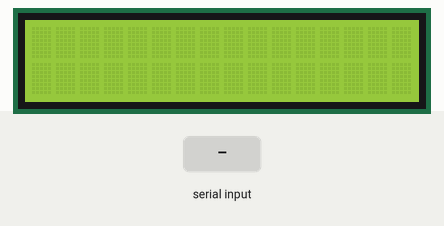
This sketch was run on a simulated Arduino Uno, built with avr-gcc and run on an emulated ATmega328P. Shown: 16×2 character LCD. The inputs (shaded band) are chosen by the test bench. Random numbers use the default seed unless the sketch sets one; what the sketch prints to the serial monitor is not drawn.

Above: at 1.2 s.
1.3 s: "1\n" received over Serial
At 2.5 s:
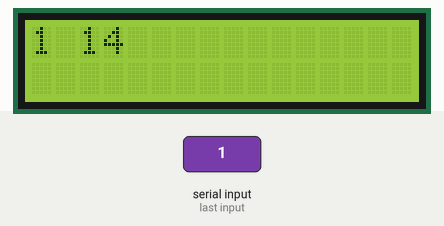
2.8 s: "0\n" received over Serial
At 3.8 s:
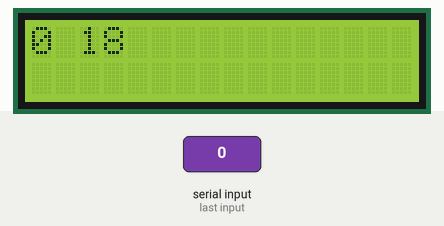
4.3 s: "2\n" received over Serial
At 4.9 s:
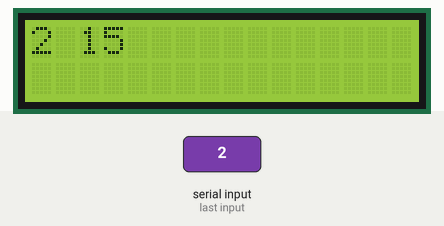
Timing chart, 0 to 7.3 s (numbered marks = the images above; inputs shaded):
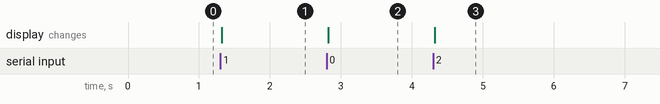

The sketch:

sketch_serial_comm.ino
```cpp
#include <Wire.h>
#include <LiquidCrystal_I2C.h>

LiquidCrystal_I2C lcd(0x27, 16, 2);

String sec_str = "0";
int temperature = random(5,25);
String state = "on";

unsigned long last_action = millis();
unsigned long interval = 1000;

void setup() {
  Serial.begin(115200);
  lcd.init();
  lcd.backlight();
  while (!Serial) {}
}

void loop() {

  unsigned long current_time = millis();
  if  (current_time >= last_action + interval) {
    last_action = current_time;
    temperature = random(5,25);
    Serial.println(String(temperature));
  }


  if (Serial.available() > 0) {
    String message = Serial.readStringUntil('\n');
    if (message != state) {
      state = message;
      sec_str = String(temperature);
      lcdOut(0, 0, message + " " + temperature, 16);
    }

  }
}


void lcdOut(int x, int y, const String& v, int space) {
  lcd.setCursor(x,y);
  for (int blank = 0; blank < space; blank++) {
    lcd.print(" ");
  }
  lcd.setCursor(x,y);
  lcd.print(v);
}
```

Measured:
- after the input at 1.3 s, the display: changes at once (image 1)
- after the input at 2.8 s, the display: changes at once (image 2)
- after the input at 4.3 s, the display: changes at once (image 3)
